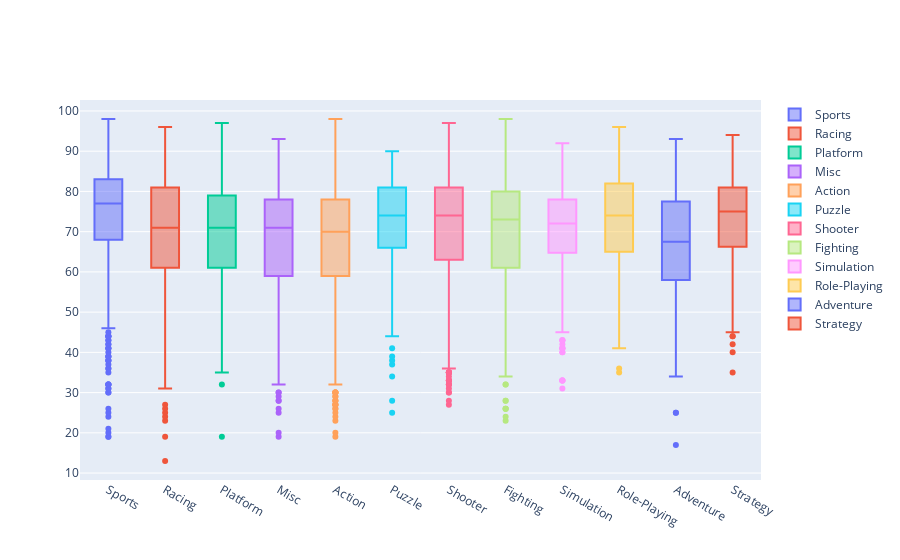

Here is the notebook cell this chart was saved with:
### Markdown cell above
### boxplot
plotly에서는 상자 그림도 지원합니다. 게임의 장르별 평론가들의 평점 분포를 고려해 봅시다.

### Code cell
data = []

# Create a box trace for each genre in our dataset
for genre in df.Genre.unique():
    data.append(go.Box(y=df[df.Genre == genre].Critic_Score, name=genre))

# Visualize
iplot(data, show_link=False)

### Figure 1 — Plotly figure (JSON) as saved in the notebook; plotly's stock layout.template omitted (floating-point values rounded to 4 significant figures; data arrays with more than 128 entries replaced by an {"elided": "..."} marker saying what was removed)
{"data": [{"name": "Sports", "type": "box", "y": {"elided": "943 int values"}}, {"name": "Racing", "type": "box", "y": {"elided": "581 int values"}}, {"name": "Platform", "type": "box", "y": {"elided": "403 int values"}}, {"name": "Misc", "type": "box", "y": {"elided": "384 int values"}}, {"name": "Action", "type": "box", "y": {"elided": "1630 int values"}}, {"name": "Puzzle", "type": "box", "y": [77, 85, 84, 86, 79, 83, 79, 83, 79, 84, 44, 71, 87, 81, 87, 63, 60, 85, 81, 76, 81, 76, 79, 81, 58, 86, 82, 72, 66, 72, 75, 67, 86, 83, 83, 72, 86, 79, 74, 74, 82, 86, 73, 49, 71, 75, 71, 73, 88, 47, 63, 74, 74, 73, 77, 75, 75, 39, 70, 83, 68, 64, 69, 41, 60, 78, 79, 69, 84, 74, 55, 75, 64, 71, 68, 25, 28, 72, 71, 79, 67, 82, 70, 77, 82, 45, 56, 59, 83, 78, 73, 58, 70, 61, 74, 72, 78, 69, 75, 74, 38, 34, 74, 50, 37, 90, 55, 62, 88, 45, 67, 62, 70, 84, 76, 75, 70, 64]}, {"name": "Shooter", "type": "box", "y": {"elided": "864 int values"}}, {"name": "Fighting", "type": "box", "y": {"elided": "378 int values"}}, {"name": "Simulation", "type": "box", "y": {"elided": "297 int values"}}, {"name": "Role-Playing", "type": "box", "y": {"elided": "712 int values"}}, {"name": "Adventure", "type": "box", "y": {"elided": "248 int values"}}, {"name": "Strategy", "type": "box", "y": {"elided": "267 int values"}}], "layout": {}}
